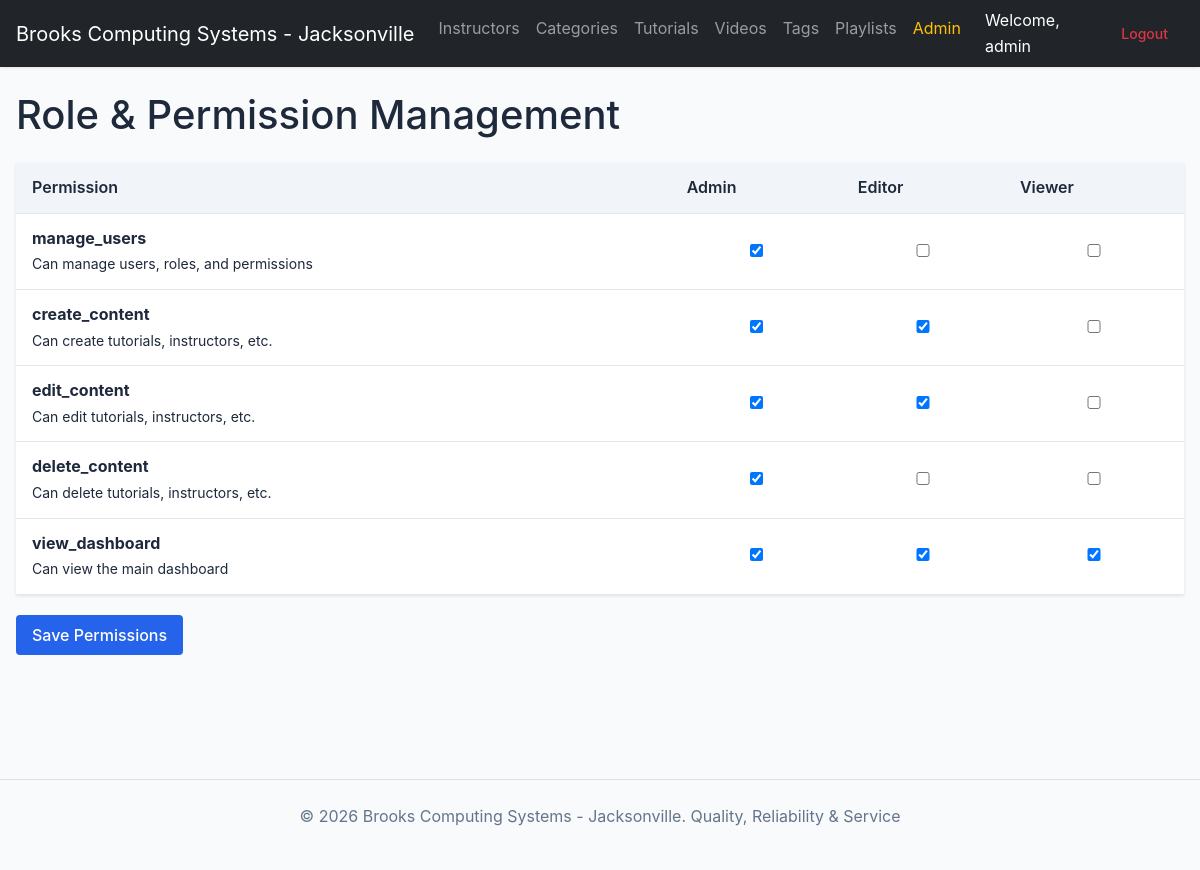
The page /admin/roles (signed in) on the database its author committed.
### tables this page shows
CREATE TABLE `roles` (
  `role_id` int(11) NOT NULL AUTO_INCREMENT,
  `role_name` varchar(50) NOT NULL,
  PRIMARY KEY (`role_id`),
  UNIQUE KEY `role_name` (`role_name`)
);

CREATE TABLE `permissions` (
  `permission_id` int(11) NOT NULL AUTO_INCREMENT,
  `permission_name` varchar(100) NOT NULL,
  `description` text DEFAULT NULL,
  PRIMARY KEY (`permission_id`),
  UNIQUE KEY `permission_name` (`permission_name`)
);

### app/Controllers/AdminController.php (called while the page is built, shortened)
<?php
class AdminController extends BaseController {
    private $rbacModel;
    public function __construct() {
        $this->rbacModel = new Rbac();
    }
    public function roles() {
        $roles = $this->rbacModel->getAllRoles();
        $permissions = $this->rbacModel->getAllPermissions();
        $rolePermissions = [];
        foreach ($roles as $role) {
            $rolePermissions[$role['role_id']] = $this->rbacModel->getRolePermissions($role['role_id']);
        }
        $this->render('admin/roles/index', [
            'title' => 'Role & Permission Management',
            'roles' => $roles,
            'permissions' => $permissions,
            'rolePermissions' => $rolePermissions
        ]);
    }
}

### app/Config/Database.php (called while the page is built, shortened)
<?php
class Database {
    private static $instance = null;
    private $connection;
    private function __construct() {
        $env = parse_ini_file(__DIR__ . '/../../.env');
        $host = $env['DB_HOST'] ?? 'localhost';
        $db   = $env['DB_NAME'] ?? '';
        $user = $env['DB_USER'] ?? '';
        $pass = $env['DB_PASS'] ?? '';
        $charset = 'utf8mb4';
        $dsn = "mysql:host=$host;dbname=$db;charset=$charset";
        $options = [
            PDO::ATTR_ERRMODE            => PDO::ERRMODE_EXCEPTION,
            PDO::ATTR_DEFAULT_FETCH_MODE => PDO::FETCH_ASSOC,
            PDO::ATTR_EMULATE_PREPARES   => false,
        ];
        try {
            $this->connection = new PDO($dsn, $user, $pass, $options);
        } catch (PDOException $e) {
            throw new PDOException($e->getMessage(), (int)$e->getCode());
        }
    }
    public static function getInstance() {
        if (self::$instance === null) {
            self::$instance = new self();
        }
        return self::$instance;
    }
    public function getConnection() {
        return $this->connection;
    }
}

### app/Models/Rbac.php (called while the page is built, shortened)
<?php
class Rbac {
    private $db;
    public function __construct() {
        $this->db = Database::getInstance()->getConnection();
    }
    public function getAllRoles() {
        $stmt = $this->db->query("SELECT * FROM roles");
        return $stmt->fetchAll();
    }
    public function getAllPermissions() {
        $stmt = $this->db->query("SELECT * FROM permissions");
        return $stmt->fetchAll();
    }
    public function getRolePermissions($roleId) {
        $stmt = $this->db->prepare("SELECT permission_id FROM role_permissions WHERE role_id = ?");
        $stmt->execute([$roleId]);
        return $stmt->fetchAll(PDO::FETCH_COLUMN);
    }
}

### app/Views/admin/roles/index.php (the view, shortened to what this page needs)
<h1>Role & Permission Management</h1>
<form action="<?= BASE_PATH ?>/admin/roles-update" method="POST">
    <table>
        <thead>
            <tr>
                <th>Permission</th>
                <?php foreach ($roles as $role): ?>
                    <th><?= htmlspecialchars($role['role_name']) ?></th>
                <?php endforeach; ?>
            </tr>
        </thead>
        <tbody>
            <?php foreach ($permissions as $perm): ?>
            <tr>
                <td><strong><?= htmlspecialchars($perm['permission_name']) ?></strong><br><small><?= htmlspecialchars($perm['description']) ?></small></td>
                <?php foreach ($roles as $role): ?>
                    <td style="text-align: center;">
                        <input type="checkbox" name="roles[<?= $role['role_id'] ?>][]" value="<?= $perm['permission_id'] ?>"
                        <?= in_array($perm['permission_id'], $rolePermissions[$role['role_id']]) ? 'checked' : '' ?>>
                    </td>
                <?php endforeach; ?>
            </tr>
            <?php endforeach; ?>
        </tbody>
    </table>
    <div class="form-actions" style="margin-top: 20px;">
        <button type="submit" class="btn btn-primary">Save Permissions</button>
    </div>
</form>

### public/css/style.css (style rules this page uses)
:root { --primary-color: #2563eb; --secondary-color: #64748b; --bg-color: #f8fafc; --text-color: #1e293b; --white: #ffffff; --border-color: #e2e8f0; --danger-color: #ef4444; }
* { box-sizing: border-box; margin: 0; padding: 0; }
body { font-family: -apple-system, BlinkMacSystemFont, "Segoe UI", Roboto, "Helvetica Neue", Arial, sans-serif; line-height: 1.6; background-color: var(--bg-color); color: var(--text-color); }
h1 { margin-bottom: 1.5rem; }
table { width: 100%; border-collapse: collapse; background: var(--white); margin-top: 1rem; box-shadow: 0 1px 3px rgba(0,0,0,0.1); }
th, td { padding: 0.75rem 1rem; text-align: left; border-bottom: 1px solid var(--border-color); }
th { background-color: #f1f5f9; font-weight: 600; }
.btn { display: inline-block; padding: 0.5rem 1rem; border-radius: 0.25rem; text-decoration: none; font-weight: 500; cursor: pointer; border: none; }
.btn-primary { background-color: var(--primary-color); color: var(--white); }
input, select, textarea { width: 100%; padding: 0.5rem; border: 1px solid var(--border-color); border-radius: 0.25rem; font-size: 1rem; }
.form-actions { display: flex; gap: 10px; }

### rows shown on the page
roles: role_name "Admin"
roles: role_name "Editor"
roles: role_name "Viewer"
permissions: permission_name "manage_users", description "Can manage users, roles, and permissions", permission_id "☑"
permissions: permission_name "create_content", description "Can create tutorials, instructors, etc.", permission_id "☑"
permissions: permission_name "edit_content", description "Can edit tutorials, instructors, etc.", permission_id "☑"
permissions: permission_name "delete_content", description "Can delete tutorials, instructors, etc.", permission_id "☑"
permissions: permission_name "view_dashboard", description "Can view the main dashboard", permission_id "☑"

### other values the page prints
$currentUser['username'] "admin"
